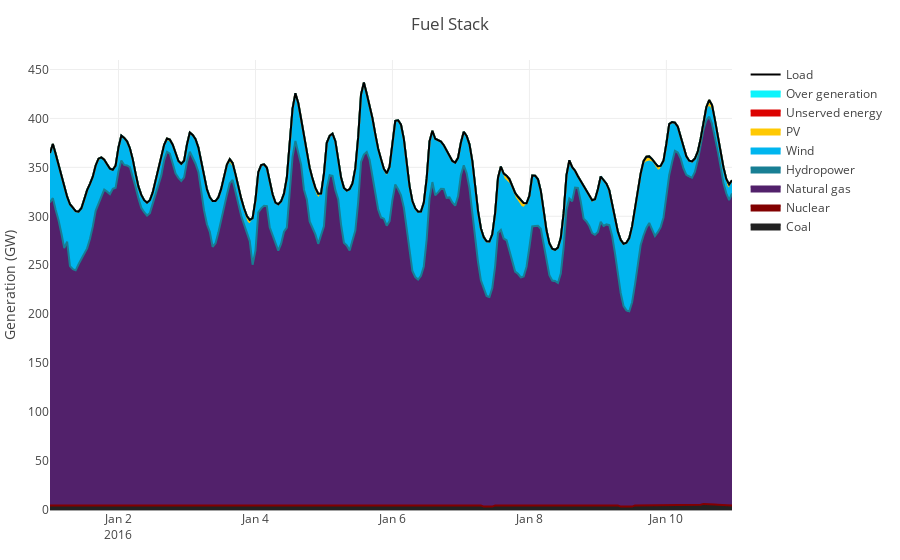
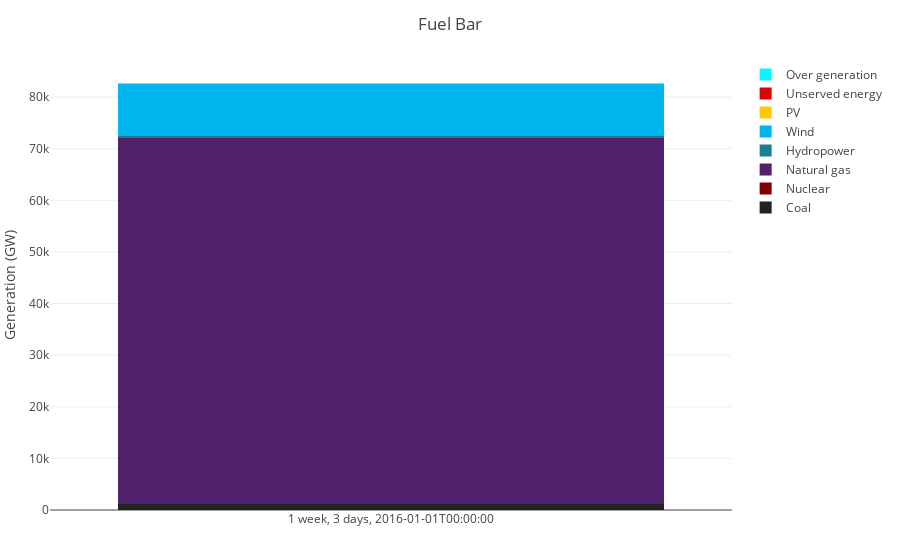

Source (notebook cell) for these figures, in order:
### Markdown cell above
### Load and analyze results

### Code cell
uc_results = load_simulation_results(sim_results, "UC");

fuel_plot(uc_results, sys, load = true)

### Figure 1 — Plotly figure (JSON) as saved in the notebook; plotly's stock layout.template omitted (floating-point values rounded to 4 significant figures; data arrays with more than 128 entries replaced by an {"elided": "..."} marker saying what was removed)
{"data": [{"fill": "tonexty", "fillcolor": "rgba(34, 34, 34, 1)", "line": {"color": "rgba(34, 34, 34, 1)", "shape": "linear"}, "mode": "lines", "name": "Coal", "stackgroup": "one", "type": "scatter", "x": {"elided": "240 str values"}, "y": {"elided": "240 float values"}}, {"fill": "tonexty", "fillcolor": "rgba(130, 0, 0, 1)", "line": {"color": "rgba(130, 0, 0, 1)", "shape": "linear"}, "mode": "lines", "name": "Nuclear", "stackgroup": "one", "type": "scatter", "x": {"elided": "240 str values"}, "y": {"elided": "240 int values"}}, {"fill": "tonexty", "fillcolor": "rgba(82, 33, 107, 1)", "line": {"color": "rgba(82, 33, 107, 1)", "shape": "linear"}, "mode": "lines", "name": "Natural gas", "stackgroup": "one", "type": "scatter", "x": {"elided": "240 str values"}, "y": {"elided": "240 float values"}}, {"fill": "tonexty", "fillcolor": "rgba(24, 127, 148, 1)", "line": {"color": "rgba(24, 127, 148, 1)", "shape": "linear"}, "mode": "lines", "name": "Hydropower", "stackgroup": "one", "type": "scatter", "x": {"elided": "240 str values"}, "y": {"elided": "240 float values"}}, {"fill": "tonexty", "fillcolor": "rgba(0, 182, 239, 1)", "line": {"color": "rgba(0, 182, 239, 1)", "shape": "linear"}, "mode": "lines", "name": "Wind", "stackgroup": "one", "type": "scatter", "x": {"elided": "240 str values"}, "y": {"elided": "240 float values"}}, {"fill": "tonexty", "fillcolor": "rgba(255, 201, 3, 1)", "line": {"color": "rgba(255, 201, 3, 1)", "shape": "linear"}, "mode": "lines", "name": "PV", "stackgroup": "one", "type": "scatter", "x": {"elided": "240 str values"}, "y": {"elided": "240 float values"}}, {"fill": "tonexty", "fillcolor": "rgba(220, 2, 1, 1)", "line": {"color": "rgba(220, 2, 1, 1)", "shape": "linear"}, "mode": "lines", "name": "Unserved energy", "stackgroup": "one", "type": "scatter", "x": {"elided": "240 str values"}, "y": {"elided": "240 int values"}}, {"fill": "tonexty", "fillcolor": "rgba(12, 244, 252, 1)", "line": {"color": "rgba(12, 244, 252, 1)", "shape": "linear"}, "mode": "lines", "name": "Over generation", "stackgroup": "one", "type": "scatter", "x": {"elided": "240 str values"}, "y": {"elided": "240 int values"}}, {"line": {"color": "black", "shape": "linear"}, "marker": {"size": 12}, "mode": "lines", "name": "Load", "type": "scatter", "x": {"elided": "240 str values"}, "y": {"elided": "240 float values"}}], "layout": {"margin": {"b": 50, "l": 50, "r": 50, "t": 60}, "title": "Fuel Stack", "yaxis": {"title": "Generation (GW)"}}}

### Figure 2 — Plotly figure (JSON) as saved in the notebook; plotly's stock layout.template omitted (floating-point values rounded to 4 significant figures)
{"data": [{"barmode": "stack", "marker": {"color": "rgba(34, 34, 34, 1)"}, "name": "Coal", "stackgroup": "one", "type": "bar", "x": ["1 week, 3 days, 2016-01-01T00:00:00"], "y": [1184.0]}, {"barmode": "stack", "marker": {"color": "rgba(130, 0, 0, 1)"}, "name": "Nuclear", "stackgroup": "one", "type": "bar", "x": ["1 week, 3 days, 2016-01-01T00:00:00"], "y": [0]}, {"barmode": "stack", "marker": {"color": "rgba(82, 33, 107, 1)"}, "name": "Natural gas", "stackgroup": "one", "type": "bar", "x": ["1 week, 3 days, 2016-01-01T00:00:00"], "y": [70940.0]}, {"barmode": "stack", "marker": {"color": "rgba(24, 127, 148, 1)"}, "name": "Hydropower", "stackgroup": "one", "type": "bar", "x": ["1 week, 3 days, 2016-01-01T00:00:00"], "y": [415.9]}, {"barmode": "stack", "marker": {"color": "rgba(0, 182, 239, 1)"}, "name": "Wind", "stackgroup": "one", "type": "bar", "x": ["1 week, 3 days, 2016-01-01T00:00:00"], "y": [9909.0]}, {"barmode": "stack", "marker": {"color": "rgba(255, 201, 3, 1)"}, "name": "PV", "stackgroup": "one", "type": "bar", "x": ["1 week, 3 days, 2016-01-01T00:00:00"], "y": [385.5]}, {"barmode": "stack", "marker": {"color": "rgba(220, 2, 1, 1)"}, "name": "Unserved energy", "stackgroup": "one", "type": "bar", "x": ["1 week, 3 days, 2016-01-01T00:00:00"], "y": [0]}, {"barmode": "stack", "marker": {"color": "rgba(12, 244, 252, 1)"}, "name": "Over generation", "stackgroup": "one", "type": "bar", "x": ["1 week, 3 days, 2016-01-01T00:00:00"], "y": [0]}], "layout": {"barmode": "stack", "color": ["rgba(34, 34, 34, 1)", "rgba(130, 0, 0, 1)", "rgba(82, 33, 107, 1)", "rgba(24, 127, 148, 1)", "rgba(0, 182, 239, 1)", "rgba(255, 201, 3, 1)", "rgba(220, 2, 1, 1)", "rgba(12, 244, 252, 1)"], "margin": {"b": 50, "l": 50, "r": 50, "t": 60}, "title": "Fuel Bar", "yaxis": {"title": "Generation (GW)"}}}
